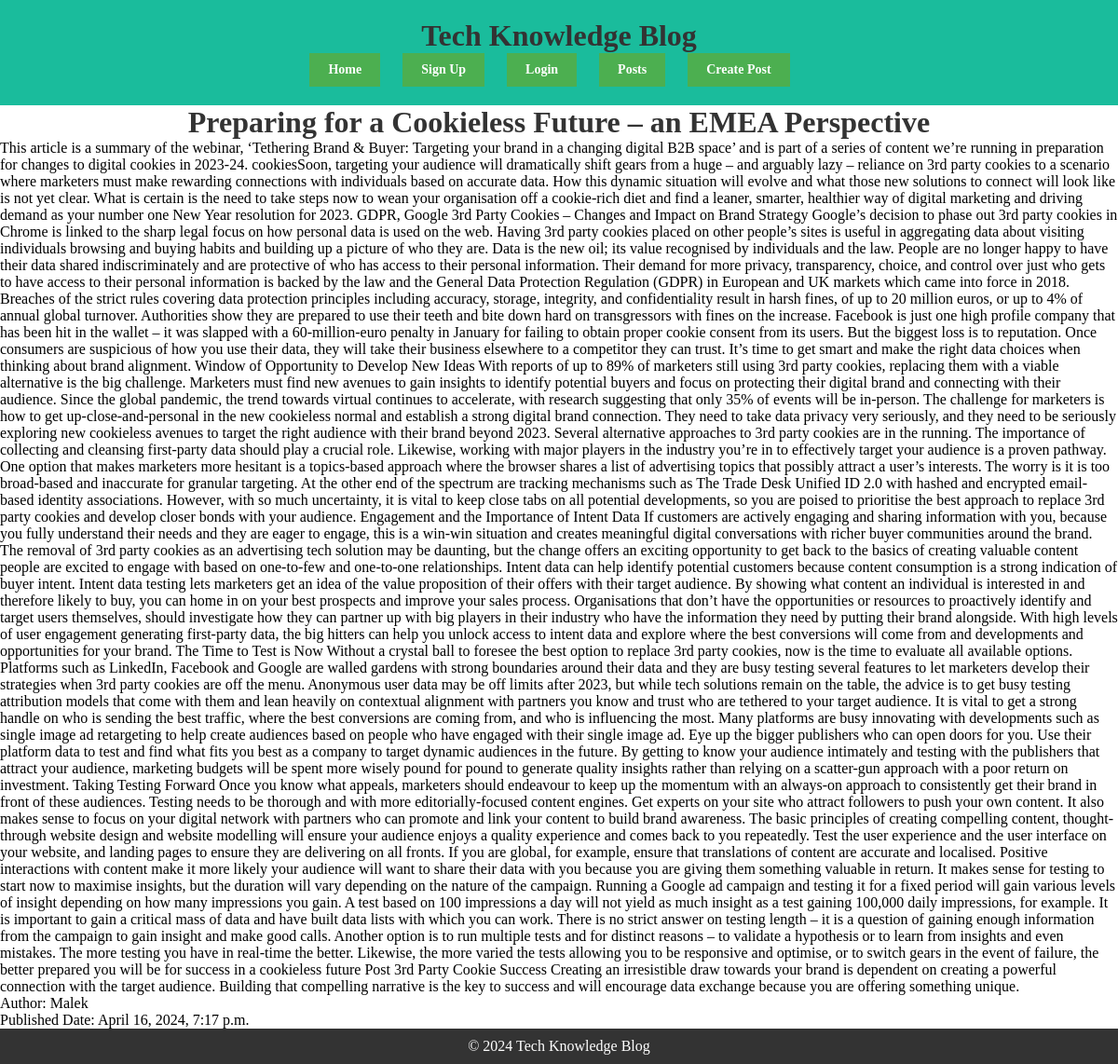
The app's page /posts/1/ with its own data.
### blog/models.py (models this page shows, shortened)
class Post(models.Model):
    title = models.CharField(max_length=200)
    content = models.TextField()
    author = models.ForeignKey(User, on_delete=models.CASCADE)
    pub_date = models.DateTimeField(auto_now_add=True)

### blog/views.py (the view)
# urls.py: path('posts/<int:post_id>/', views.post_detail, name='post_detail'),
def post_detail(request, post_id):
    post = get_object_or_404(Post, pk=post_id)
    return render(request, 'blog/post_detail.html', {'post': post})

### blog/templates/blog/post_detail.html (shortened to what this page needs)
{% extends "base.html" %}
{% block content %}
    <h1>{{ post.title }}</h1>
    <p>{{ post.content }}</p>
    <p>Author: {{ post.author }}</p>
    <p>Published Date: {{ post.pub_date }}</p>
{% endblock %}

### static/css/styles.css (style rules this page uses)
body, html { overflow-x: hidden; }
* { margin: 0; padding: 0; box-sizing: border-box; }
body, main { min-height: 100vh; display: flex; flex-direction: column; justify-content: space-between; }
h1, h2, h3, h4, h5, h6, p { margin: 0; }
h1 { text-align: center; color: #333; }

### records on screen
Post: title "Preparing for a Cookieless Future – an EMEA Perspective", content "This article is a summary of the webinar, ‘Tethering Brand & Buyer: Targeting your brand in a changing digital B2B space’ and is part of a series of content we’re running in preparation for changes to digital cookies in 2023-24. cookiesSoon, targeting your audience will dramatically shift gears from a huge – and arguably lazy – reliance on 3rd party cookies to a scenario where marketers must make rewarding connections with individuals based on accurate data. How this dynamic situation will evolve and what those new solutions to connect will look like is not yet clear. What is certain is the need to take steps now to wean your organisation off a cookie-rich diet and find a leaner, smarter,…", author "Malek", pub_date "April 16, 2024, 7:17 p.m."
